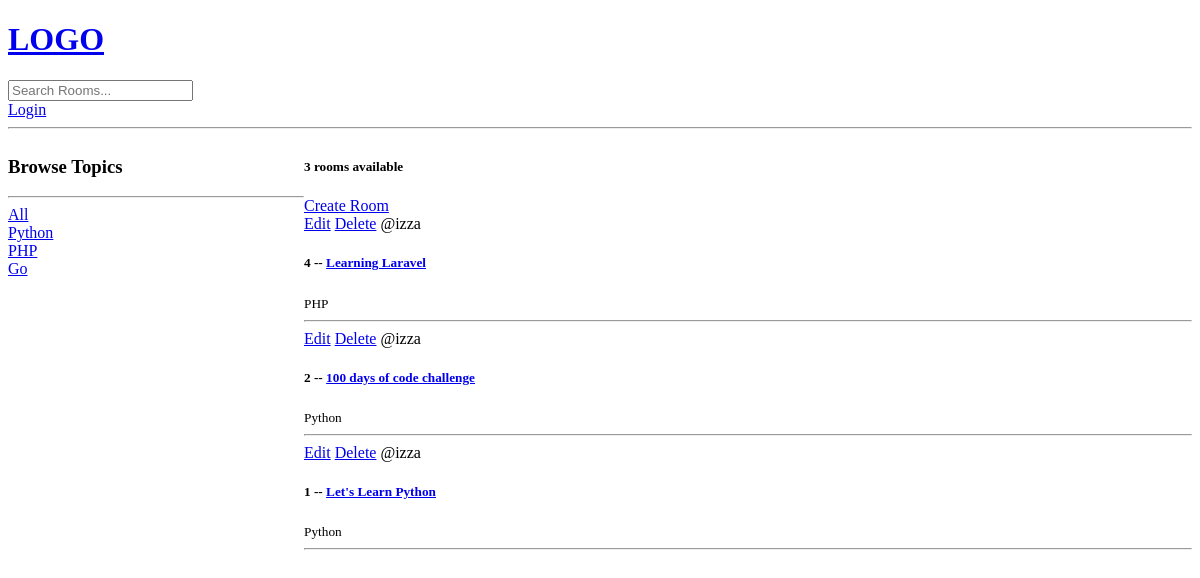
Before: / with the older database file.
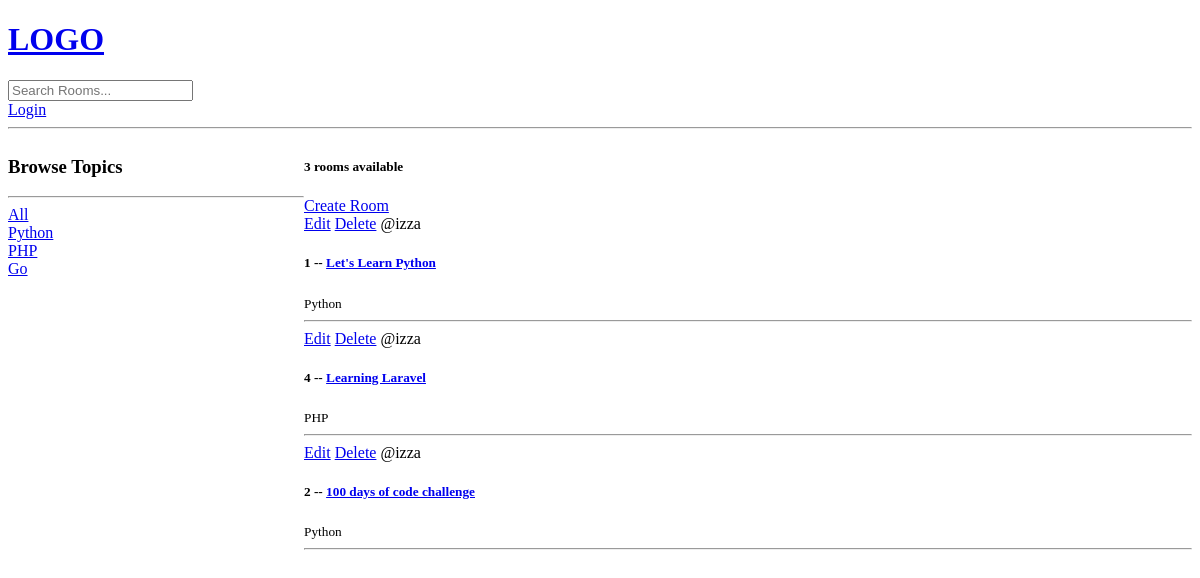
After: the same page with the newer database file.
### base/models.py (models this page shows, shortened)
class Topic(models.Model):
    name = models.CharField(max_length=200)

class Room(models.Model):
    host = models.ForeignKey(User, on_delete=models.SET_NULL, null=True)
    topic = models.ForeignKey(Topic, on_delete=models.SET_NULL, null=True)
    name = models.CharField(max_length=200)
    description = models.TextField(null=True, blank=True)
    participants = models.ManyToManyField(User, related_name="participants", blank=True)
    created = models.DateTimeField(auto_now_add=True)
    updated = models.DateTimeField(auto_now=True)
    class Meta:
        ordering = ["-updated", "-created"]

### base/views.py (the view)
# urls.py: path("", views.home, name="home"),
def home(request):
    q = request.GET.get("q") if request.GET.get("q") != None else ""
    rooms = Room.objects.filter(
        Q(topic__name__contains = q) |
        Q(name__icontains = q) |
        Q(description__icontains = q)
    )
    topics = Topic.objects.all()
    room_count = rooms.count()
    context = {"rooms": rooms, "topics": topics, "room_count": room_count}
    return render(request, "base/home.html", context)

### templates/base/home.html (shortened to what this page needs)
{% extends "main.html" %}
{% block content %}
<div class="home-container">
    <div class="">
        <h3>Browse Topics</h3>
        <hr>
        <div class="">
            <a href="{% url 'home' %}">All</a>
        </div>
        {% for topic in topics %}
            <div class="">
                <a href="{% url 'home' %}?q={{ topic.name }}">{{ topic.name }}</a>
            </div>
        {% endfor %}
    </div>
    <div class="">
        <h5>{{ room_count }} rooms available</h5>
        <a href="{% url 'create-room' %}">Create Room</a>
        <div>
            {% for room in rooms %}
                <div>
                    {% if request.user != room.host %}
                        <a href="{% url 'update-room' room.id %}">Edit</a>
                        <a href="{% url 'delete-room' room.id %}">Delete</a>
                    {% endif %}
                    <span>@{{ room.host.username }}</span>
                    <h5>{{ room.id }} -- <a href="{% url 'room' room.id %}">{{ room.name }}</a></h5>
                    <small>{{ room.topic.name }}</small>
                    <hr>
                </div>
            {% endfor %}
        </div>
    </div>
</div>
{% endblock content %}

Changed rows visible on the page:
changed Room "Let's Learn Python": moves up the list
